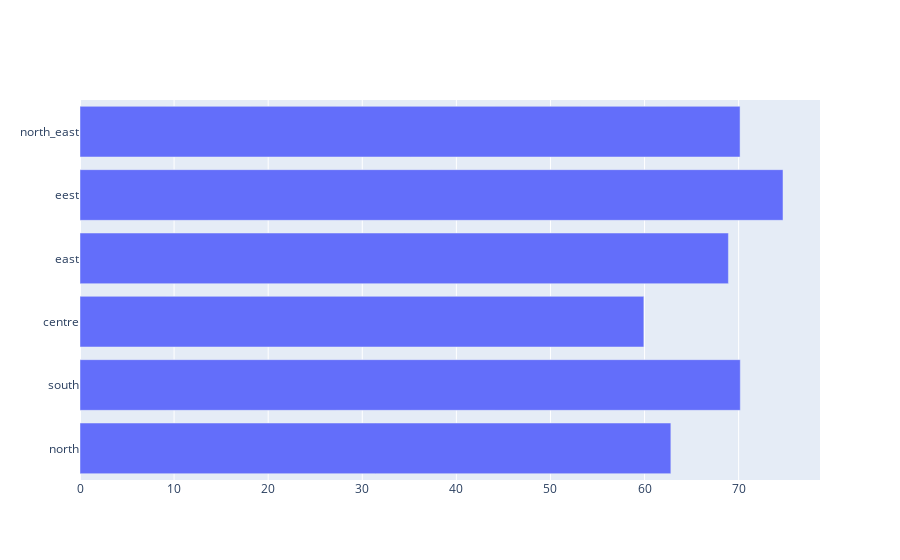

Here is the notebook cell this chart was saved with:
### Code cell
fig = go.Figure()

fig.add_trace(go.Bar(
    y=zons.index,
    x=zons['FEMALE_LIT'],
    name='Female Literacy Levels',
                orientation='h'))


fig.show()

### Figure 1 — Plotly figure (JSON) as saved in the notebook; plotly's stock layout.template omitted (floating-point values rounded to 4 significant figures)
{"data": [{"name": "Female Literacy Levels", "orientation": "h", "type": "bar", "x": [62.8, 70.18, 59.93, 68.91, 74.71, 70.15, 73.88], "y": ["north", "south", "centre", "east", "eest", "north_east"]}], "layout": {}}
